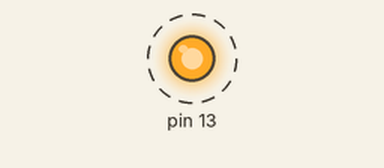
Recording of a sketch running on a simulated Arduino Pro Mini, built with avr-gcc and run on an emulated ATmega328P. Parts: output pins drawn as LEDs (lit = HIGH). Dashed ring = blinking. What the sketch prints to the serial monitor is not drawn.

Above: at 0.05 s.
Timing chart, 0 to 3.0 s (numbered marks = the images above):
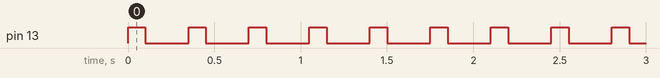

The sketch:

SerialCOM.ino
```cpp
void setup() {
  // put your setup code here, to run once:
  Serial.begin(115200);
  pinMode(13, OUTPUT);
}

void loop() {
  digitalWrite(13, HIGH);
  delay(100);
  // put your main code here, to run repeatedly:
  Serial.print("Hola esto es una prueba");
  Serial.print("\n");

  digitalWrite(13, LOW);
  delay(250);
}
```

Measured:
- by itself, pin 13: alternates HIGH for 0.10 s and LOW for 0.25 s
